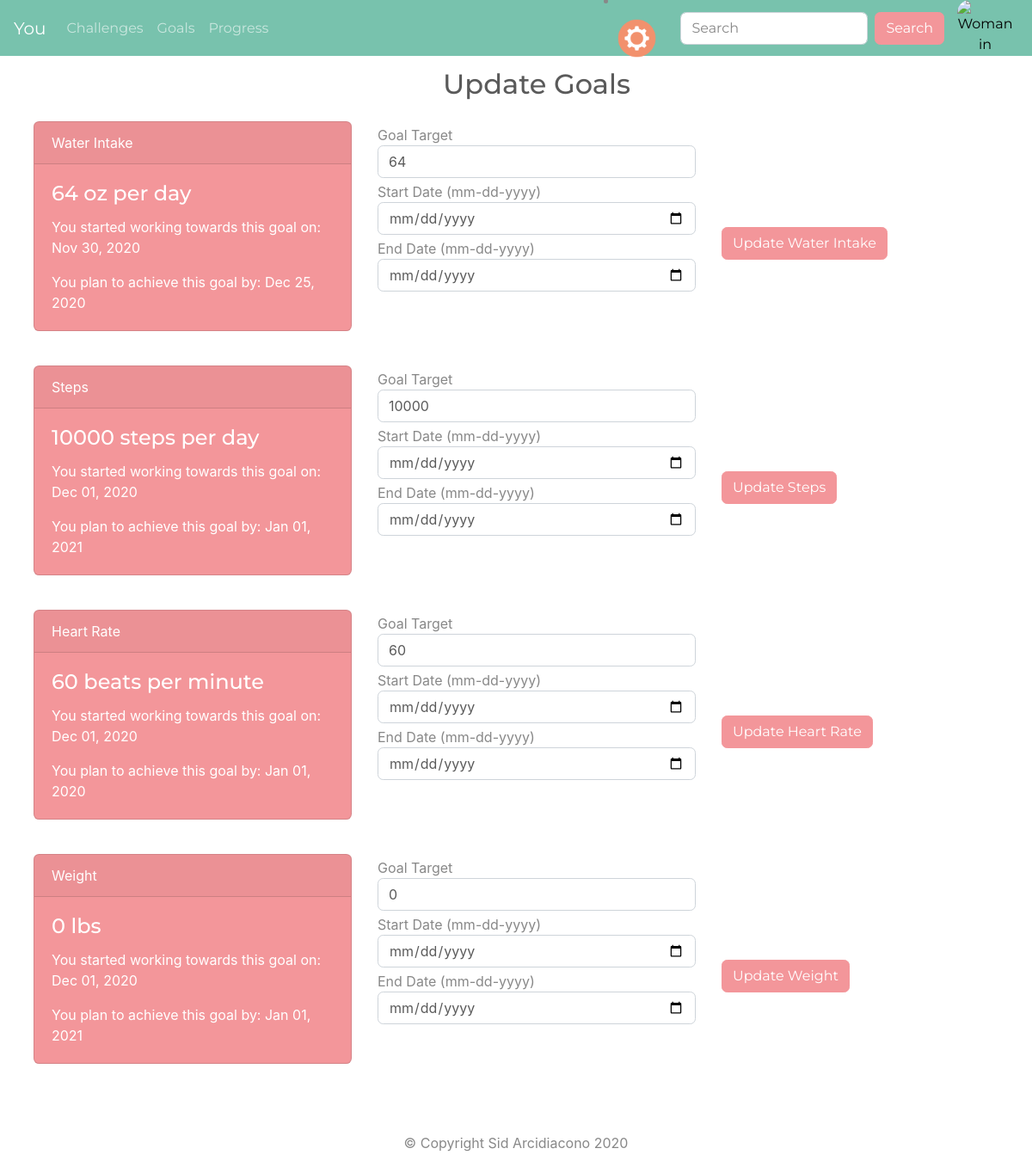
Page /edit_goal (signed in) on the earlier database version.
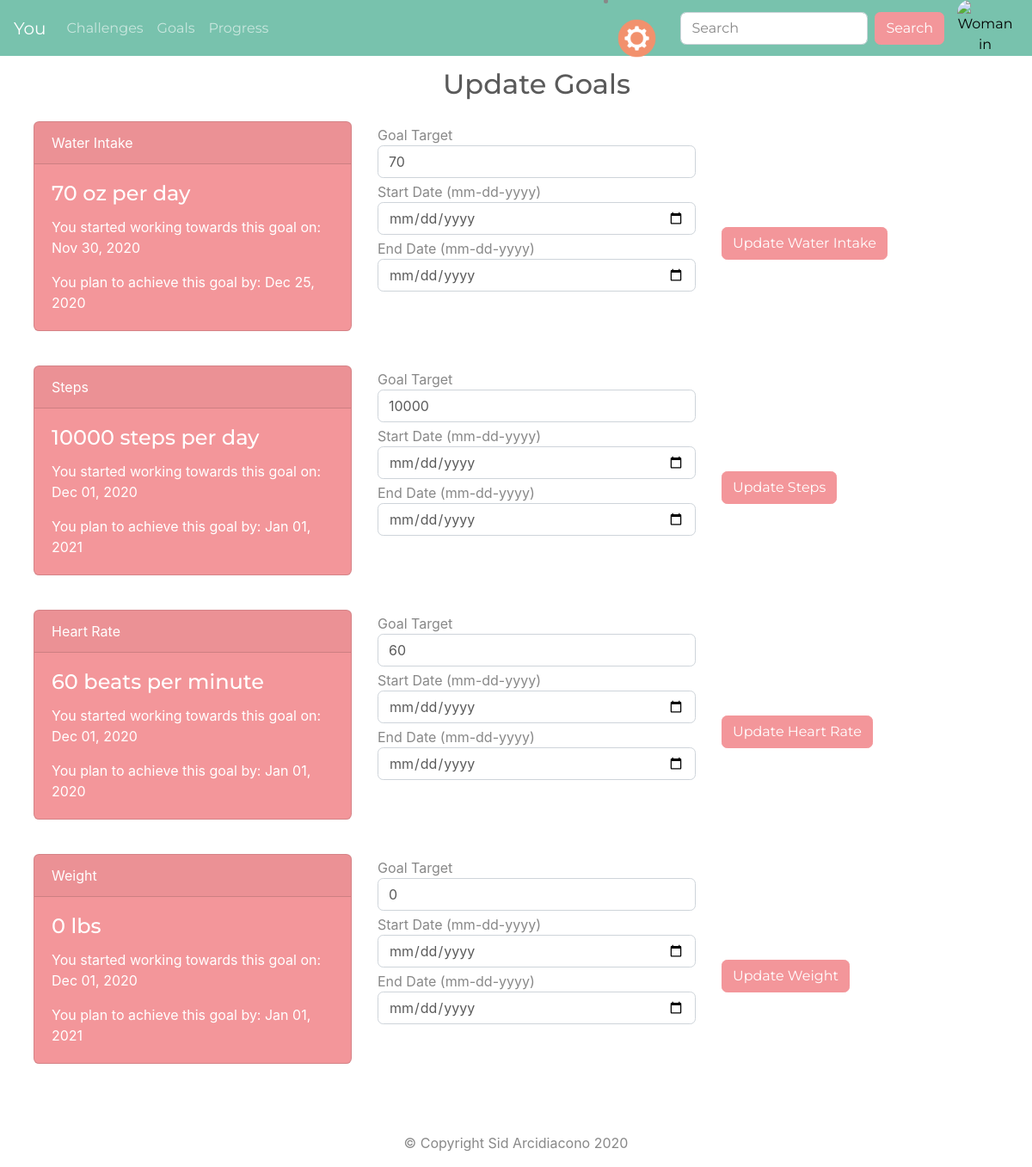
Same page on the later database version.
### you_app/models.py (models this page shows, shortened)
class Goal(db.Model):
    id = db.Column(db.Integer, primary_key=True)
    category = db.Column(db.String(40), nullable=False)
    goal = db.Column(db.Integer, nullable=False, default=0)
    start_date = db.Column(db.DateTime, default=datetime.now)
    end_date = db.Column(db.DateTime, default=datetime.now)
    user_baseline = db.Column(db.Integer, default=0, nullable=False)
    daily_goal_percent = db.Column(db.Integer, default=0)
    percent_complete = db.Column(db.Integer, default=0)
    percentile_friends = db.Column(db.Integer, default=0)
    daily_expected_improvement = db.Column(db.Integer, default=0)
    set_daily_expected = db.Column(db.DateTime, default=date.today())
    daily_expected_intake = db.Column(db.Integer, default=0)
    user_id = db.Column(db.Integer, db.ForeignKey("user.id"))

### you_app/goals/routes.py (the view, shortened to what this page needs)
@goal.route("/edit_goal", methods=["GET", "POST"])
@login_required
def edit_goal():
    if request.method == "GET":
        goals = Goal.query.filter_by(user_id=current_user.id).all()
        return render_template("edit_goal.html", goals=goals)

### you_app/models.py (called while the page is built)
@login_manager.user_loader
def user_loader(user_id):
    return User.query.filter_by(id=user_id).first()

### you_app/templates/edit_goal.html (shortened to what this page needs)
{% extends 'base.html' %}
{% block content %}
<div class="container-fluid w-100 p-0">
  <div class="row w-100 justify-content-center m-4">
    <div class="col-md-6 justify-content-center text-center">
      <h2 class="mb-4">Update Goals</h2>
    </div>
  {% if goals %}
  {% for goal in goals %}
  <div class="row w-100 justify-content-left">
    <div class="col-md-4 mb-4">
      <div class="card text-white bg-secondary mb-3">
        <div class="card-header">{{ goal.category }}</div>
        <div class="card-body">
          {% if goal.category == "Water Intake" %}
          <h4 class="card-title">{{ goal.goal }} oz per day</h4>
          {% elif goal.category == "Steps" %}
          <h4 class="card-title">{{ goal.goal }} steps per day</h4>
          {% elif goal.category == "Heart Rate" %}
          <h4 class="card-title">{{ goal.goal }} beats per minute</h4>
          {% elif goal.category == "Calories" %}
          <h4 class="card-title">{{ goal.goal }} calories per day</h4>
          {% elif goal.category == "Weight" %}
          <h4 class="card-title">{{ goal.goal }} lbs</h4>
          {% endif %}
          <p class="card-text">You started working towards this goal on: {{ goal.start_date.strftime('%b %d, %Y') }}</p>
          <p class="card-text">You plan to achieve this goal by: {{ goal.end_date.strftime('%b %d, %Y') }}</p>
        </div>
      </div>
    </div>
    <div class="col-md-4">
      <form action="{{ url_for('goal.edit_goal') }}" method="POST">
        <label class="mt-1 mb-0" for="goal-target">Goal Target</label>
        <input class="form-control" type="number" name="goal-target" id="goal-target" value="{{ goal.goal }}">
        <label class="mt-1 mb-0" for="start-date">Start Date (mm-dd-yyyy)</label>
        <input class="form-control" type="date" name="start-date" id="start-date" value="{{ goal.start_date.strftime('%m-%d-%Y') }}">
        <label class="mt-1 mb-0" for="end-date">End Date (mm-dd-yyyy)</label>
        <input class="form-control" type="date" name="end-date" id="end-date" value="{{ goal.end_date.strftime('%m-%d-%Y') }}">
    </div>
    <div class="col-md-4 m-auto">
      <input class="btn btn-secondary" type="submit" value="Update {{ goal.category }}">
    </div>
  </div>
  {% endfor %}
  {% endif %}
</div>
{% endblock %}

Differences in the rows shown:
changed Goal "Water Intake": goal "64" → "70"; goal-target "64" → "70"
